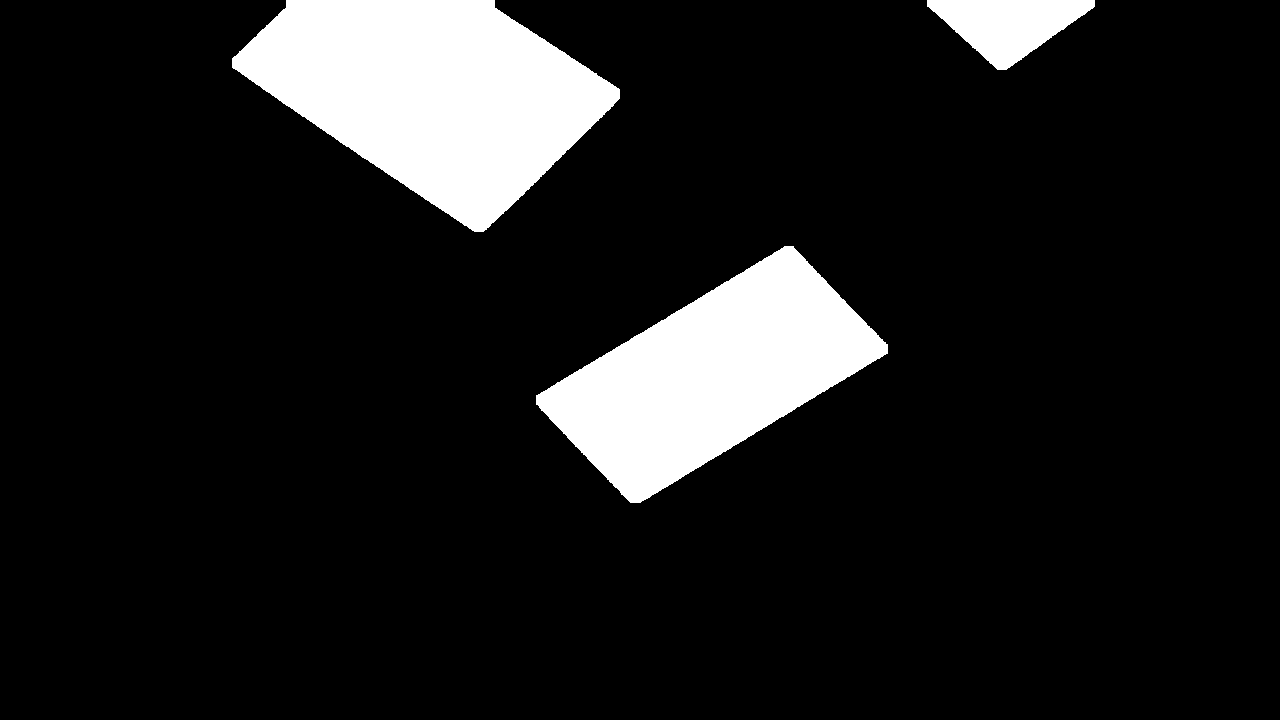
#> input picture Obstacle_map_filtered_2.png, 1280 x 720 px
$ python test_global.py
#> lines starting #> are read from the running program, lines starting #| are printed output that depends on the picture; after the words box and inside, x2 and y2 are one past the last pixel; in counts of white or black regions, pixels touching at a corner belong together
### GlobalNavig/imageToGraph.py
import cv2
import numpy as np

vector = lambda a,b:[b[0]-a[0], b[1]-a[1]]
length = lambda a:np.sqrt(np.square(a[0])+np.square(a[1]))
scalarmult = lambda a,x:[a[0]*x, a[1]*x]
v_sum = lambda a,b:[a[0]+b[0], a[1]+b[1]]

def offset_point(center, a, b, offset, img_shape):
    v1 = vector(a, center)
    v1 = scalarmult(v1, 1/length(v1)*offset)
    v2 = vector(b, center)
    v2 = scalarmult(v2, 1/length(v2)*offset)
    new_point = v_sum(v_sum(center, v1), v2)

    # Prevent offset moving point offscreen
    new_point[0] = 0 if new_point[0]<0 else new_point[0]
    new_point[0] = img_shape[1] if new_point[0]>img_shape[1] else new_point[0]
    new_point[1] = 0 if new_point[1]<0 else new_point[1]
    new_point[1] = img_shape[0] if new_point[1]>img_shape[0] else new_point[1]

    return new_point

def enlarge_polygons(polygons, offset, img_shape):
    new_polygons = {}
    count = 2
    for polygon in polygons:
        new_polygons[polygon] = {}
        nbKeys = len(polygons[polygon].keys())

        new_polygons[polygon][count] = offset_point(polygons[polygon][0], polygons[polygon][1],
                                                         polygons[polygon][nbKeys-1], offset, img_shape)
        count += 1
        for i in range(1, nbKeys-1):
            new_polygons[polygon][count] = offset_point(polygons[polygon][i], polygons[polygon][i+1],
                                                             polygons[polygon][i-1], offset, img_shape)
            count += 1
        new_polygons[polygon][count] = offset_point(polygons[polygon][nbKeys-1], polygons[polygon][nbKeys-2],
                                                         polygons[polygon][0], offset, img_shape)
        count += 1
    return new_polygons

def find_contours(img):
    img = cv2.GaussianBlur(img, (5, 5), 0)
    img = cv2.Canny(img, 50, 150)
    # Trouver les contours dans l'image
    contours, _ = cv2.findContours(img, cv2.RETR_EXTERNAL, cv2.CHAIN_APPROX_SIMPLE)
    for contour in contours:
        epsilon = 0.01 * cv2.arcLength(contour, True)
        approx = cv2.approxPolyDP(contour, epsilon, True)
    return contours

def find_polygons(img, threshold):
    contours = find_contours(img)
    # var inits
    polygons = {}
    count = 0

    for contour in contours:
        epsilon = 0.01 * cv2.arcLength(contour, True)
        approx = cv2.approxPolyDP(contour, epsilon, True)
        hull = cv2.convexHull(approx)

        polygons[count]={}
        subcount=0
        for i in hull:
            for j in i:
                if subcount > 0:
                    skip = False
                    for k in range(subcount):
                        if length(vector(j, polygons[count][k]))<threshold:
                            skip=True
                    if skip:
                        continue
                polygons[count][subcount]=j
                subcount += 1
        count += 1
    return polygons

def distance(a,b):
    return np.sqrt((a[0]-b[0])**2+(a[1]-b[1])**2)

def find_connections(img_enlarged, nodelist, maxx, maxy): # polygons are enlarged polygons
    poly_connections = []
    connections = []
    # Add Polygons
    _, binary_image = cv2.threshold(img_enlarged, 127, 255, cv2.THRESH_BINARY)

    # Define the kernel size for erosion
    kernel_size = 3  # You can adjust this value
    kernel = np.ones((kernel_size, kernel_size), np.uint8)

    # Apply erosion to make structures slightly smaller
    eroded_image = cv2.erode(binary_image, kernel, iterations=6)

    for i in nodelist:
        for j in nodelist:
            if j <= i:
                continue
            if check_line_through_white_area(eroded_image, nodelist[i], nodelist[j]):
                continue
            poly_connections.append([i, j, distance(nodelist[i], nodelist[j])])

    for i in poly_connections: # checks if any polygon lines go around the wall, which are not a valid path
        if (nodelist[i[0]][0]==0 and nodelist[i[1]][0]==0) or (nodelist[i[0]][0]==maxx and nodelist[i[1]][0]==maxx) or (nodelist[i[0]][1]==0 and nodelist[i[1]][1]==0) or (nodelist[i[0]][1]==maxy and nodelist[i[1]][1]==maxy):
            continue
        connections.append(i)
    return connections

def check_line_through_white_area(image, start_point, end_point):
    # Assuming the image is a binary image from erosion
    white_mask = (image == 255).astype(np.uint8)

    # Create an empty mask for the line, ensuring it's uint8 type
    line_mask = np.zeros_like(white_mask, dtype=np.uint8)

    # Draw the line on the mask
    cv2.line(line_mask, start_point, end_point, 1, thickness=1)

    # Check if any line pixel is also white in the image
    intersection = cv2.bitwise_and(white_mask, line_mask)
    return np.any(intersection)

def draw_enlarged(polygons, image_size):
    # Create a black background
    height, width = image_size[0], image_size[1]
    enlarged_img = np.zeros((height, width), dtype=np.uint8)

    # Draw white contours on the black background
    for _, contour_points in polygons.items():
        # Convert the points to NumPy array
        contour_array = np.array([point for _, point in contour_points.items()])

        # Fill the polygon with white color
        cv2.fillPoly(enlarged_img, [contour_array.astype(int)], color=(255))

    return enlarged_img

def find_enlarged_polygons(img, threshold):
    contours = find_contours(img)
    # Initialiser une liste pour stocker les sommets et les classifications
    polygons = {}
    poly_count =0
    node_count = 2
    # Parcourir tous les contours
    for contour in contours:
        # Approximer le contour par une forme polygonale
        epsilon = 0.01 * cv2.arcLength(contour, True)
        approx = cv2.approxPolyDP(contour, epsilon, True)

        polygons[poly_count]={}
        for i in approx:
            for j in i:
                skip = False
                if node_count>2: # skip nodes to close to each other
                    for k in polygons[poly_count].keys():
                        if length(vector(j.tolist(), polygons[poly_count][k]))<threshold:
                            skip=True
                            break
                if not skip:
                    polygons[poly_count][node_count]=j.tolist()
                    node_count += 1
        poly_count += 1
    return polygons

### GlobalNavig/globalNavigation.py
from GlobalNavig.Graph import*
from GlobalNavig.Dijkstra import*
from GlobalNavig.imageToGraph import*

import matplotlib.pyplot as plt

def generateGraph(image, start, start_node, target, target_node, offset, threshold):
    polygons = find_polygons(image, threshold)
    large_polygons = enlarge_polygons(polygons, offset, image.shape)
    enlarged_img = draw_enlarged(large_polygons, image.shape)
    large_polygons = find_enlarged_polygons(enlarged_img, threshold)

    nodes_list = {}
    nodes_list[start_node]=start
    nodes_list[target_node]=target
    for i in large_polygons:
        for j in large_polygons[i]:
            nodes_list[j]=large_polygons[i][j]
    connections = find_connections(enlarged_img, nodes_list, maxx=image.shape[1], maxy=image.shape[0])

    nodes = []
    init_graph = {}
    for i in nodes_list:
        nodes.append(i)
        init_graph[i]={}
    for i in connections:
        init_graph[i[0]][i[1]]=i[2]
    graph= Graph(nodes, init_graph)

    return graph, connections, nodes_list

def draw_graph(image, connections, nodelist, path):
    plt.figure()
    plt.imshow(image)
    for i in connections:
        plt.plot([nodelist[i[0]][0], nodelist[i[1]][0]], [nodelist[i[0]][1], nodelist[i[1]][1]], 'ro-')

    # Plot shortest Path
    for i in range(len(path)-1):
        plt.plot([nodelist[path[i]][0], nodelist[path[i+1]][0]],[nodelist[path[i]][1], nodelist[path[i+1]][1]], 'bo-')
    plt.show()

def run_global(image, start_node, start, target_node, target, offset, threshold):
    start = [int(start[0]), int(start[1])] # convert to int for binary map check later
    target = [int(target[0]), int(target[1])]
    graph, connections, nodelist= generateGraph(image, start, start_node, target, target_node, offset, threshold)
    previous_node, shortest_path = findPath(graph, start_node)
    path = get_shortest(previous_node, start_node, target_node)
    return path, connections, nodelist

# [8 lines left out: function formatter_positions, not called in this run]

### GlobalNavig/Graph.py
'''
Implementation used from https://www.udacity.com/blog/2021/10/implementing-dijkstras-algorithm-in-python.html
'''

class Graph(object):
    def __init__(self, nodes, init_graph):
        self.nodes = nodes
        self.graph = self.construct_graph(nodes, init_graph)

    def construct_graph(self, nodes, init_graph):
        graph = {}
        for node in nodes:
            graph[node]={}

        graph.update(init_graph)

        # Updates graph so that edges are present in both directions
        for node, edges in graph.items():
            for adjacent_node, value in edges.items():
                if graph[adjacent_node].get(node, False) == False:
                    graph[adjacent_node][node] = value

        return graph

    def get_nodes(self):
        return self.nodes

    def get_outgoing_edges(self, node):
        connections = []
        for out_node in self.nodes:
            if self.graph[node].get(out_node, False) != False:
                connections.append(out_node)
        return connections

    def value(self, node1, node2):
        return self.graph[node1][node2]


### GlobalNavig/Dijkstra.py
'''
Implementation used from https://www.udacity.com/blog/2021/10/implementing-dijkstras-algorithm-in-python.html
'''

import sys

def findPath(graph, start_node):
    unvisited_nodes = list(graph.get_nodes())
    shortest_path = {}
    previous_nodes = {}

    MAX_DIST = sys.maxsize # init all nodes to max distance for the path planning after
    for node in unvisited_nodes:
        shortest_path[node] = MAX_DIST
    shortest_path[start_node]=0 # manually set start node to 0

    while unvisited_nodes:
        current_min_node = None
        for node in unvisited_nodes: # Find current node with lowest Distance that has not been visited yet
            if current_min_node == None:
                current_min_node = node
            elif shortest_path[node] < shortest_path[current_min_node]:
                current_min_node = node

        neigbhors = graph.get_outgoing_edges(current_min_node)
        for neighbor in neigbhors: # Update all adjacent nodes if old stored path is larger than new one
            tentive_value = shortest_path[current_min_node] + graph.value(current_min_node, neighbor)
            if tentive_value < shortest_path[neighbor]: # if new connection is shorter than the previously stored one
                shortest_path[neighbor] = tentive_value
                previous_nodes[neighbor] = current_min_node # update path to current min_node

        unvisited_nodes.remove(current_min_node) # Mark as visited

    return previous_nodes, shortest_path

def get_shortest(previous_nodes, start_node, target_node):
    path = []
    node = target_node
    while node != start_node:
        path.append(node)
        node = previous_nodes[node]

    # Add the start node manually
    path.append(start_node)
    return path

### test_global.py
from GlobalNavig.globalNavigation import *

start_node = 0
target_node = 1
offset = 105
start_pos = [1100,460]
target_pos = [120,300]
img = cv2.imread("Obstacle_map_filtered_2.png")
#> img is the input picture: shape (720, 1280, 3); 11.3% white; 3 white regions, box (x1, y1, x2, y2) and area: (232, 0, 620, 232) 53458, (536, 246, 888, 503) 43808, (927, 0, 1095, 70) 6669
path, connections, nodelist = run_global(img, start_node, start_pos, target_node, target_pos, offset, 20) #, point_threshold, area_threshold)
#> in find_contours, `contours, _ = cv2.findContours(img, cv2.RETR_EXTERNAL, cv2.CHAIN_APPRO..`: contours = 3 contours; box (x1, y1, x2, y2) and area: (535, 245, 888, 503) 43988, (231, 0, 620, 232) 343, (926, 0, 1095, 70) 104
#> the loop in find_contours, `for contour in contours:` made 3 passes
#> epsilon on passes 2 to 3: 4.63, 15.62
#> the loop in find_polygons, `for contour in contours:` made 3 passes
#> after the loop in find_polygons, `for contour in contours:`: count = 3; polygons = 3 items
#> the loop in enlarge_polygons, `for polygon in polygons:` made 3 passes
#> (nbKeys, count) on passes 1 to 3: (4, 6), (3, 9), (5, 14)
#> after the loop in enlarge_polygons, `for polygon in polygons:`: count = 14; new_polygons = 3 items
#> the loop in draw_enlarged, `for _, contour_points in polygons.items():` made 3 passes
#> (contour_points, contour_array) on pass 2: ({6: [1280, 0], 7: [1004.7, 202.3], 8: [741.1, 0]}, [[1280, 0], [1004.7, 202.3], [741.1, 0]])
#> after the loop in draw_enlarged, `for _, contour_points in polygons.items():`:
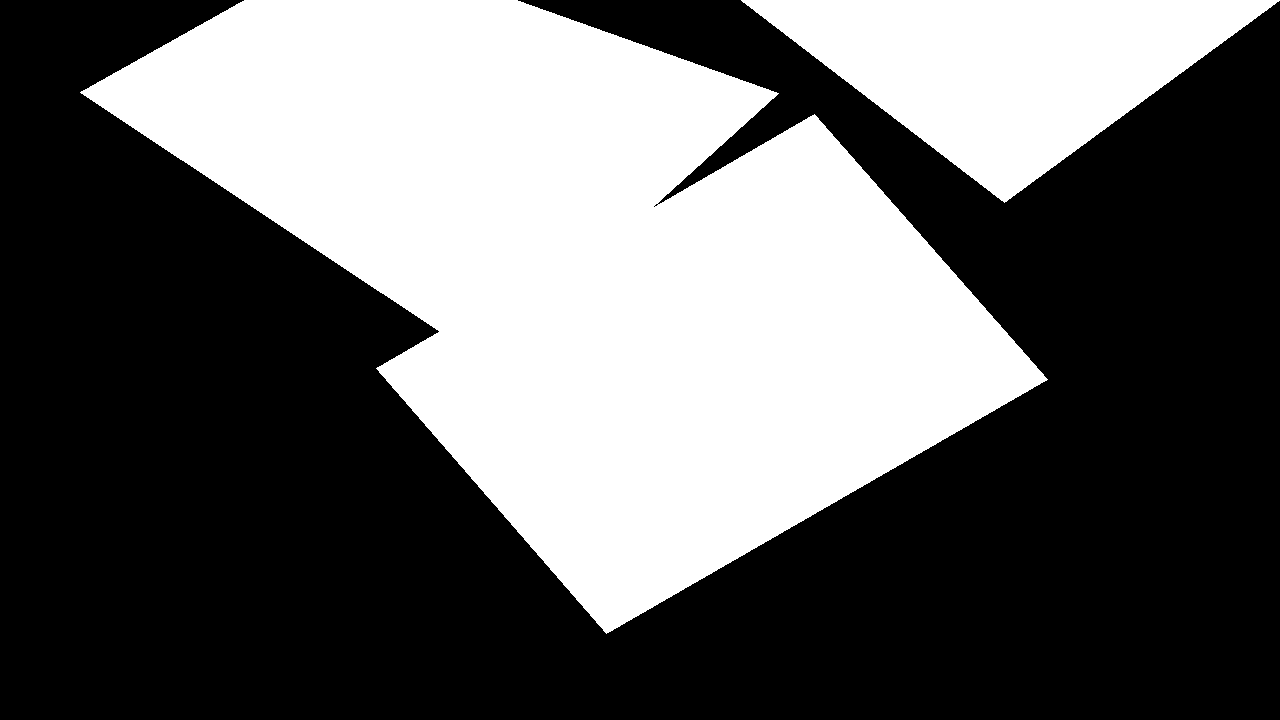
#> enlarged_img: shape (720, 1280); 39.5% white; 2 white regions, box (x1, y1, x2, y2) and area: (80, 0, 1048, 634) 308967, (741, 0, 1280, 203) 54877
#> in find_contours (call 2), `img = cv2.Canny(img, 50, 150)`:
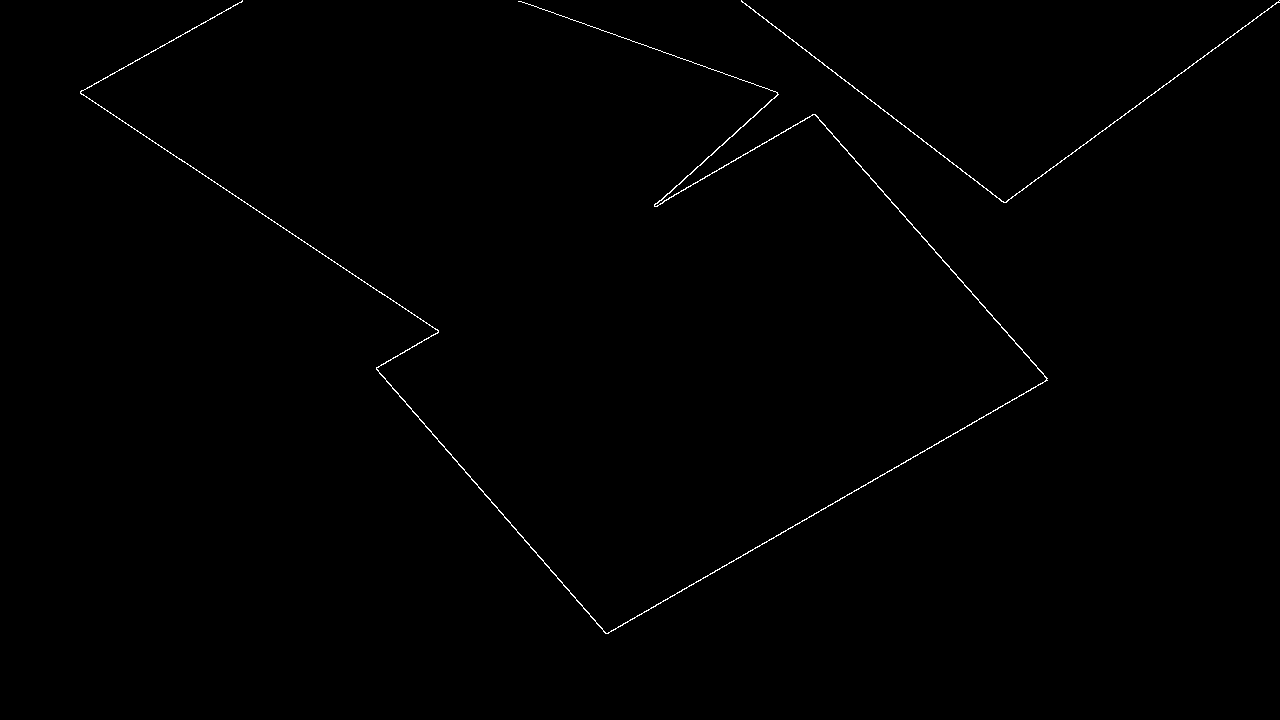
#> img: shape (720, 1280); 0.42% white in thin lines or dots, all inside (x1, y1, x2, y2) = (80, 0, 1280, 634)
#> in find_contours (call 2), `contours, _ = cv2.findContours(img, cv2.RETR_EXTERNAL, cv2.CHAIN_APPRO..`: contours = 2 contours; box (x1, y1, x2, y2) and area: (80, 0, 1048, 634) 989, (741, 0, 1280, 203) 272
#> the loop in find_contours (call 2), `for contour in contours:` made 2 passes
#> (epsilon, approx) on pass 1: (14.13, [[741, 0], [1003, 202], [1279, 2], [1004, 202]])
#> the loop in find_enlarged_polygons, `for contour in contours:` made 2 passes
#> (epsilon, approx, poly_count) on pass 1: (14.13, [[741, 0], [1003, 202], [1279, 2], [1004, 202]], 1)
#> after the loop in find_enlarged_polygons, `for contour in contours:`: node_count = 15; poly_count = 2; polygons = 2 items
#> the loop in generateGraph, `for i in large_polygons:` made 2 passes
#> after the loop in generateGraph, `for i in large_polygons:`: nodes_list = 15 items
#> the loop in find_connections, `for i in nodelist:` made 15 passes
#> pass 1, in check_line_through_white_area (call 5), `intersection = cv2.bitwise_and(white_mask, line_mask)`:
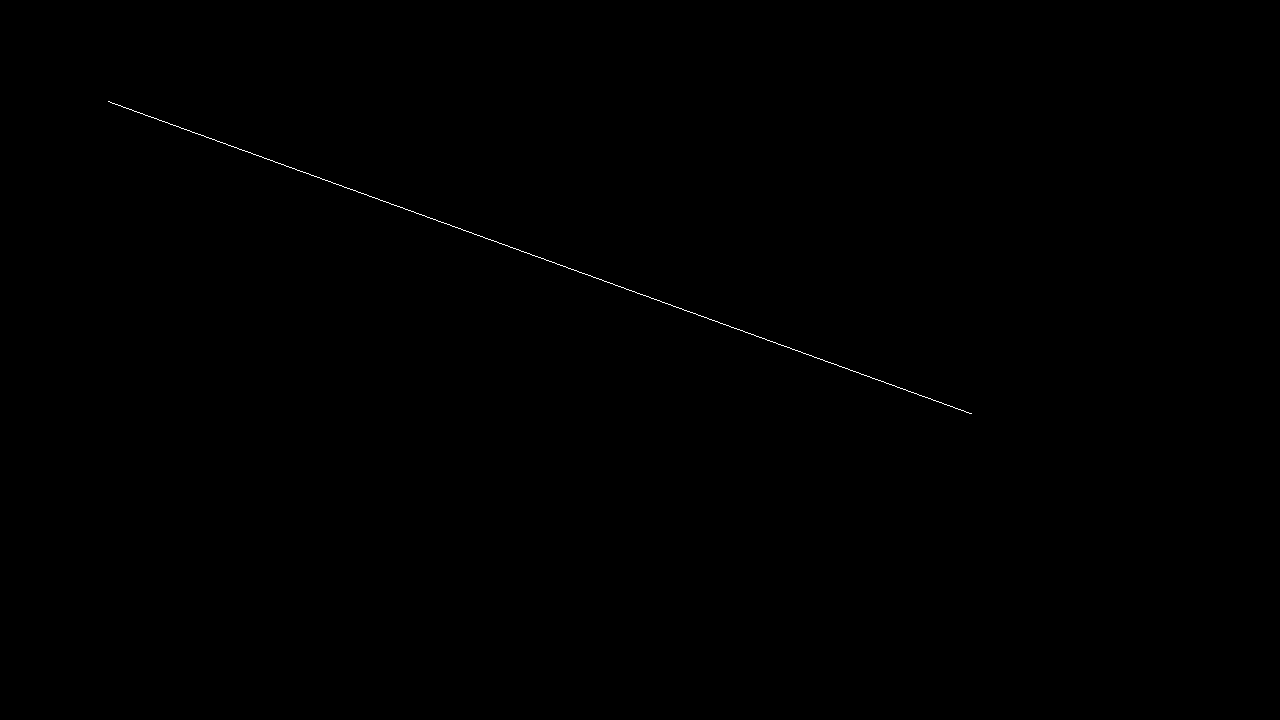
#> intersection: shape (720, 1280); values 0 (black) and 1 (white), 0.09% white in thin lines or dots, all inside (x1, y1, x2, y2) = (108, 101, 972, 414)
#> after the loop in find_connections, `for i in nodelist:`: poly_connections = 32 items, first 6: [0, 2, 583.5], [0, 3, 275.6], [0, 4, 491.7], [0, 8, 524.4], [0, 9, 95.96], [1, 5, 212.8]
#> the loop in find_connections, `for i in poly_connections:` made 32 passes
#> after the loop in find_connections, `for i in poly_connections:`: connections has the same summary as poly_connections
#> in generateGraph, `connections = find_connections(enlarged_img, nodes_list, maxx=image.sh..`: connections has the same summary as poly_connections in find_connections
#> the loop in generateGraph, `for i in nodes_list:` made 15 passes
#> after the loop in generateGraph, `for i in nodes_list:`: init_graph = 15 items; nodes = [0, 1, 2, 3, 4, 5, 6, 7, 8, 9, 10, 11, 12, 13, 14]
#> the loop in generateGraph, `for i in connections:` made 32 passes
#> the loop in construct_graph, `for node in nodes:` made 15 passes
#> after the loop in construct_graph, `for node in nodes:`: graph = 15 items
#> the loop in construct_graph, `for node, edges in graph.items():` made 15 passes
#> edges on passes 1, 2, 5, 6, 7, 8, 9: {2: 583.5, 3: 275.6, 4: 491.7, 8: 524.4, 9: 95.96}, {5: 212.8, 6: 319.5, 7: 265.1, 8: 588.3}, {9: 443.5, 0: 491.7, 3: 340.8}, {6: 431, 7: 406.1, 8: 754.6, 14: 185.8, 1: 212.8}, {7: 72.72, 1: 319.5, 5: 431}, {8: 349.5, 1: 265.1, 5: 406.1, 6: 72.72}, {9: 509.3, 0: 524.4, 1: 588.3, 5: 754.6, 7: 349.5}
#> in run_global, `graph, connections, nodelist= generateGraph(image, start, start_node, ..`: connections has the same summary as poly_connections in find_connections
#> in findPath, `unvisited_nodes = list(graph.get_nodes())`: unvisited_nodes = [0, 1, 2, 3, 4, 5, 6, 7, 8, 9, 10, 11, 12, 13, 14]
#> the loop in findPath, `for node in unvisited_nodes:` made 15 passes
#> after the loop in findPath, `for node in unvisited_nodes:`: shortest_path = 15 items
#> the loop in findPath, `while unvisited_nodes:` made 15 passes
#> neigbhors on passes 1 to 8: [2, 3, 4, 8, 9], [0, 2, 3, 4, 8, 10], [0, 2, 4, 9, 10, 12], [2, 3, 9, 11, 12, 13], [0, 3, 9], [2, 3, 10, 11, 13], [0, 1, 5, 7, 9], [0, 3, 9, 10, 12, 13]
#> after the loop in findPath, `while unvisited_nodes:`: previous_nodes = 14 items; unvisited_nodes = []
#> in run_global, `previous_node, shortest_path = findPath(graph, start_node)`: previous_node = 14 items; shortest_path = 15 items
#> the loop in get_shortest, `while node != start_node:` made 2 passes
#> node on passes 1 to 2: 8, 0
#> after the loop in get_shortest, `while node != start_node:`: path = [1, 8]
#> in run_global, `path = get_shortest(previous_node, start_node, target_node)`: path = [1, 8, 0]
#> path = [1, 8, 0]; connections has the same summary as poly_connections in find_connections; nodelist = 15 items
draw_graph(img, connections, nodelist, path)
#> the loop in draw_graph, `for i in connections:` made 32 passes
#> the loop in draw_graph, `for i in range(len(path)-1):` made 2 passes
#> in draw_graph, `plt.show()`:
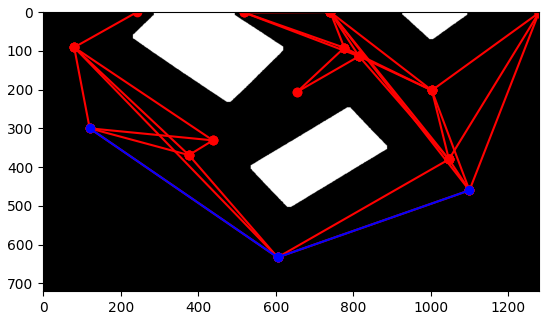
#> figure drawn by matplotlib, 1 panel
